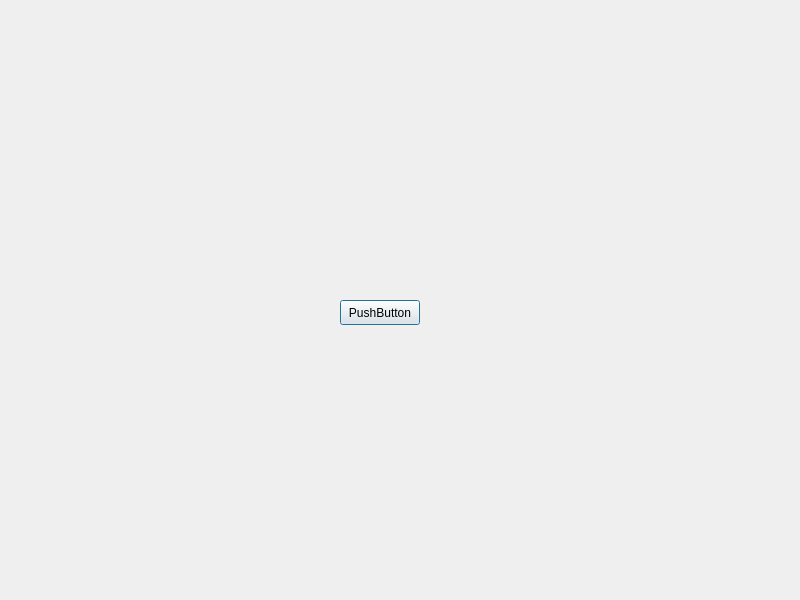
<?xml version="1.0" encoding="UTF-8"?>
<ui version="4.0">
 <class>Dialog</class>
 <widget class="QDialog" name="Dialog">
  <property name="geometry">
   <rect>
    <x>0</x>
    <y>0</y>
    <width>800</width>
    <height>600</height>
   </rect>
  </property>
  <property name="windowTitle">
   <string>Dialog</string>
  </property>
  <widget class="QPushButton" name="pushButton">
   <property name="geometry">
    <rect>
     <x>340</x>
     <y>300</y>
     <width>80</width>
     <height>25</height>
    </rect>
   </property>
   <property name="text">
    <string>PushButton</string>
   </property>
  </widget>
 </widget>
 <resources/>
 <connections/>
</ui>
